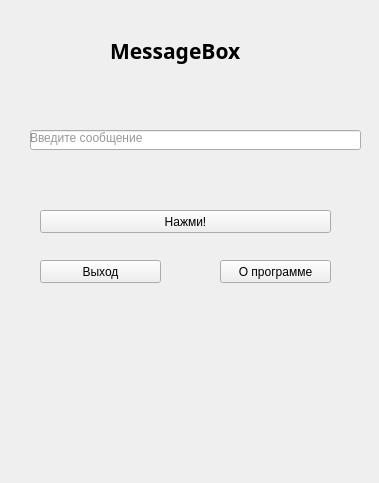
<?xml version="1.0" encoding="UTF-8"?>
<ui version="4.0">
 <class>Form</class>
 <widget class="QWidget" name="Form">
  <property name="geometry">
   <rect>
    <x>0</x>
    <y>0</y>
    <width>379</width>
    <height>483</height>
   </rect>
  </property>
  <property name="windowTitle">
   <string>Form</string>
  </property>
  <widget class="QLabel" name="mess">
   <property name="geometry">
    <rect>
     <x>110</x>
     <y>30</y>
     <width>161</width>
     <height>41</height>
    </rect>
   </property>
   <property name="font">
    <font>
     <family>Yu Gothic UI Semibold</family>
     <pointsize>16</pointsize>
     <weight>75</weight>
     <bold>true</bold>
    </font>
   </property>
   <property name="text">
    <string>MessageBox</string>
   </property>
  </widget>
  <widget class="QPushButton" name="click">
   <property name="geometry">
    <rect>
     <x>40</x>
     <y>210</y>
     <width>291</width>
     <height>23</height>
    </rect>
   </property>
   <property name="text">
    <string>Нажми!</string>
   </property>
  </widget>
  <widget class="QPushButton" name="exit">
   <property name="geometry">
    <rect>
     <x>40</x>
     <y>260</y>
     <width>121</width>
     <height>23</height>
    </rect>
   </property>
   <property name="text">
    <string>Выход</string>
   </property>
  </widget>
  <widget class="QPushButton" name="programm">
   <property name="geometry">
    <rect>
     <x>220</x>
     <y>260</y>
     <width>111</width>
     <height>23</height>
    </rect>
   </property>
   <property name="text">
    <string>О программе</string>
   </property>
  </widget>
  <widget class="QLineEdit" name="input">
   <property name="geometry">
    <rect>
     <x>30</x>
     <y>130</y>
     <width>331</width>
     <height>20</height>
    </rect>
   </property>
  </widget>
  <widget class="QLabel" name="add_in_input">
   <property name="geometry">
    <rect>
     <x>30</x>
     <y>130</y>
     <width>181</width>
     <height>16</height>
    </rect>
   </property>
   <property name="palette">
    <palette>
     <active>
      <colorrole role="WindowText">
       <brush brushstyle="SolidPattern">
        <color alpha="255">
         <red>152</red>
         <green>152</green>
         <blue>152</blue>
        </color>
       </brush>
      </colorrole>
     </active>
     <inactive>
      <colorrole role="WindowText">
       <brush brushstyle="SolidPattern">
        <color alpha="255">
         <red>152</red>
         <green>152</green>
         <blue>152</blue>
        </color>
       </brush>
      </colorrole>
     </inactive>
     <disabled>
      <colorrole role="WindowText">
       <brush brushstyle="SolidPattern">
        <color alpha="255">
         <red>120</red>
         <green>120</green>
         <blue>120</blue>
        </color>
       </brush>
      </colorrole>
     </disabled>
    </palette>
   </property>
   <property name="text">
    <string>Введите сообщение</string>
   </property>
  </widget>
 </widget>
 <resources/>
 <connections/>
</ui>
